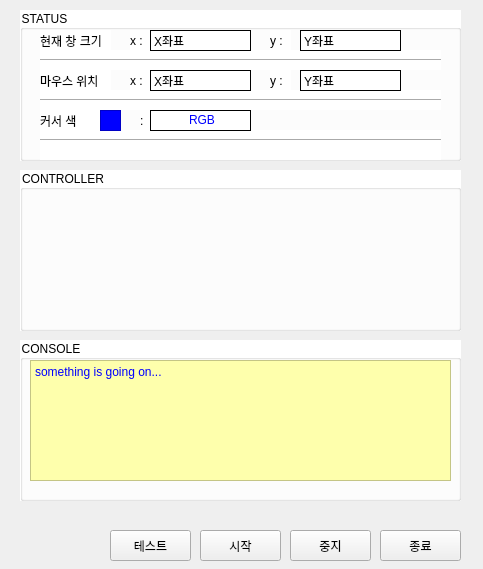
<?xml version="1.0" encoding="UTF-8"?>
<ui version="4.0">
 <class>MainWindow</class>
 <widget class="QMainWindow" name="MainWindow">
  <property name="geometry">
   <rect>
    <x>0</x>
    <y>0</y>
    <width>483</width>
    <height>569</height>
   </rect>
  </property>
  <property name="windowTitle">
   <string>MainWindow</string>
  </property>
  <widget class="QWidget" name="centralwidget">
   <widget class="QPushButton" name="startBtn">
    <property name="geometry">
     <rect>
      <x>200</x>
      <y>530</y>
      <width>81</width>
      <height>31</height>
     </rect>
    </property>
    <property name="text">
     <string>시작</string>
    </property>
   </widget>
   <widget class="QGroupBox" name="groupBox">
    <property name="geometry">
     <rect>
      <x>20</x>
      <y>10</y>
      <width>441</width>
      <height>151</height>
     </rect>
    </property>
    <property name="styleSheet">
     <string notr="true">background-color:rgba(255,255,255,1)</string>
    </property>
    <property name="title">
     <string>STATUS</string>
    </property>
    <widget class="QLabel" name="label_curWindowSize">
     <property name="geometry">
      <rect>
       <x>20</x>
       <y>20</y>
       <width>71</width>
       <height>21</height>
      </rect>
     </property>
     <property name="text">
      <string>현재 창 크기</string>
     </property>
    </widget>
    <widget class="QLabel" name="_">
     <property name="geometry">
      <rect>
       <x>110</x>
       <y>20</y>
       <width>21</width>
       <height>21</height>
      </rect>
     </property>
     <property name="text">
      <string>x :</string>
     </property>
    </widget>
    <widget class="QLabel" name="windowY_label">
     <property name="geometry">
      <rect>
       <x>250</x>
       <y>20</y>
       <width>21</width>
       <height>21</height>
      </rect>
     </property>
     <property name="text">
      <string>y :</string>
     </property>
    </widget>
    <widget class="Line" name="line">
     <property name="geometry">
      <rect>
       <x>20</x>
       <y>40</y>
       <width>401</width>
       <height>20</height>
      </rect>
     </property>
     <property name="orientation">
      <enum>Qt::Horizontal</enum>
     </property>
    </widget>
    <widget class="QLabel" name="windowX">
     <property name="geometry">
      <rect>
       <x>130</x>
       <y>20</y>
       <width>101</width>
       <height>21</height>
      </rect>
     </property>
     <property name="toolTip">
      <string>&lt;html&gt;&lt;head/&gt;&lt;body&gt;&lt;p align=&quot;center&quot;&gt;&lt;br/&gt;&lt;/p&gt;&lt;/body&gt;&lt;/html&gt;</string>
     </property>
     <property name="styleSheet">
      <string notr="true">border: 1px solid black; </string>
     </property>
     <property name="text">
      <string>X좌표</string>
     </property>
    </widget>
    <widget class="QLabel" name="windowY">
     <property name="geometry">
      <rect>
       <x>280</x>
       <y>20</y>
       <width>101</width>
       <height>21</height>
      </rect>
     </property>
     <property name="styleSheet">
      <string notr="true">border: 1px solid black; </string>
     </property>
     <property name="text">
      <string>Y좌표</string>
     </property>
    </widget>
    <widget class="Line" name="line_2">
     <property name="geometry">
      <rect>
       <x>20</x>
       <y>80</y>
       <width>401</width>
       <height>20</height>
      </rect>
     </property>
     <property name="orientation">
      <enum>Qt::Horizontal</enum>
     </property>
    </widget>
    <widget class="QLabel" name="label_6">
     <property name="geometry">
      <rect>
       <x>20</x>
       <y>60</y>
       <width>71</width>
       <height>21</height>
      </rect>
     </property>
     <property name="text">
      <string>마우스 위치</string>
     </property>
    </widget>
    <widget class="QLabel" name="mouseX">
     <property name="geometry">
      <rect>
       <x>110</x>
       <y>60</y>
       <width>21</width>
       <height>21</height>
      </rect>
     </property>
     <property name="text">
      <string>x :</string>
     </property>
    </widget>
    <widget class="QLabel" name="mouseXPos">
     <property name="geometry">
      <rect>
       <x>130</x>
       <y>60</y>
       <width>101</width>
       <height>21</height>
      </rect>
     </property>
     <property name="toolTip">
      <string>&lt;html&gt;&lt;head/&gt;&lt;body&gt;&lt;p align=&quot;center&quot;&gt;&lt;br/&gt;&lt;/p&gt;&lt;/body&gt;&lt;/html&gt;</string>
     </property>
     <property name="styleSheet">
      <string notr="true">border: 1px solid black; </string>
     </property>
     <property name="text">
      <string>X좌표</string>
     </property>
    </widget>
    <widget class="QLabel" name="mouseYPos">
     <property name="geometry">
      <rect>
       <x>280</x>
       <y>60</y>
       <width>101</width>
       <height>21</height>
      </rect>
     </property>
     <property name="styleSheet">
      <string notr="true">border: 1px solid black; </string>
     </property>
     <property name="text">
      <string>Y좌표</string>
     </property>
    </widget>
    <widget class="QLabel" name="mouseY">
     <property name="geometry">
      <rect>
       <x>250</x>
       <y>60</y>
       <width>21</width>
       <height>21</height>
      </rect>
     </property>
     <property name="text">
      <string>y :</string>
     </property>
    </widget>
    <widget class="Line" name="line_3">
     <property name="geometry">
      <rect>
       <x>20</x>
       <y>130</y>
       <width>401</width>
       <height>20</height>
      </rect>
     </property>
     <property name="orientation">
      <enum>Qt::Horizontal</enum>
     </property>
    </widget>
    <widget class="QLabel" name="label_11">
     <property name="geometry">
      <rect>
       <x>20</x>
       <y>110</y>
       <width>71</width>
       <height>21</height>
      </rect>
     </property>
     <property name="text">
      <string>커서 색</string>
     </property>
    </widget>
    <widget class="Line" name="line_4">
     <property name="geometry">
      <rect>
       <x>20</x>
       <y>120</y>
       <width>401</width>
       <height>20</height>
      </rect>
     </property>
     <property name="orientation">
      <enum>Qt::Horizontal</enum>
     </property>
    </widget>
    <widget class="QLabel" name="label_12">
     <property name="geometry">
      <rect>
       <x>20</x>
       <y>100</y>
       <width>71</width>
       <height>21</height>
      </rect>
     </property>
     <property name="text">
      <string>커서 색</string>
     </property>
    </widget>
    <widget class="QFrame" name="cursorColorBox">
     <property name="geometry">
      <rect>
       <x>80</x>
       <y>100</y>
       <width>21</width>
       <height>21</height>
      </rect>
     </property>
     <property name="styleSheet">
      <string notr="true">background-color: blue;</string>
     </property>
     <property name="frameShape">
      <enum>QFrame::StyledPanel</enum>
     </property>
     <property name="frameShadow">
      <enum>QFrame::Raised</enum>
     </property>
    </widget>
    <widget class="QLabel" name="label_13">
     <property name="geometry">
      <rect>
       <x>120</x>
       <y>100</y>
       <width>31</width>
       <height>21</height>
      </rect>
     </property>
     <property name="text">
      <string>:</string>
     </property>
    </widget>
    <widget class="QLabel" name="cursorColorCode">
     <property name="geometry">
      <rect>
       <x>130</x>
       <y>100</y>
       <width>101</width>
       <height>21</height>
      </rect>
     </property>
     <property name="toolTip">
      <string>&lt;html&gt;&lt;head/&gt;&lt;body&gt;&lt;p align=&quot;center&quot;&gt;&lt;br/&gt;&lt;/p&gt;&lt;/body&gt;&lt;/html&gt;</string>
     </property>
     <property name="styleSheet">
      <string notr="true">border: 1px solid black; 
text-align: center;
color:blue;</string>
     </property>
     <property name="text">
      <string>&lt;html&gt;&lt;head/&gt;&lt;body&gt;&lt;p align=&quot;center&quot;&gt;RGB&lt;/p&gt;&lt;/body&gt;&lt;/html&gt;</string>
     </property>
    </widget>
   </widget>
   <widget class="QGroupBox" name="groupBox_2">
    <property name="geometry">
     <rect>
      <x>20</x>
      <y>170</y>
      <width>441</width>
      <height>161</height>
     </rect>
    </property>
    <property name="styleSheet">
     <string notr="true">background-color:rgba(255,255,255,1)</string>
    </property>
    <property name="title">
     <string>CONTROLLER</string>
    </property>
   </widget>
   <widget class="QGroupBox" name="groupBox_3">
    <property name="geometry">
     <rect>
      <x>20</x>
      <y>340</y>
      <width>441</width>
      <height>161</height>
     </rect>
    </property>
    <property name="styleSheet">
     <string notr="true">background-color:rgba(255,255,255,1)</string>
    </property>
    <property name="title">
     <string>CONSOLE</string>
    </property>
    <widget class="QTextBrowser" name="console">
     <property name="geometry">
      <rect>
       <x>10</x>
       <y>20</y>
       <width>421</width>
       <height>121</height>
      </rect>
     </property>
     <property name="styleSheet">
      <string notr="true">background-color: rgb(254, 255, 172);
color: blue;</string>
     </property>
     <property name="html">
      <string>&lt;!DOCTYPE HTML PUBLIC &quot;-//W3C//DTD HTML 4.0//EN&quot; &quot;http://www.w3.org/TR/REC-html40/strict.dtd&quot;&gt;
&lt;html&gt;&lt;head&gt;&lt;meta name=&quot;qrichtext&quot; content=&quot;1&quot; /&gt;&lt;style type=&quot;text/css&quot;&gt;
p, li { white-space: pre-wrap; }
&lt;/style&gt;&lt;/head&gt;&lt;body style=&quot; font-family:'Gulim'; font-size:9pt; font-weight:400; font-style:normal;&quot;&gt;
&lt;p style=&quot; margin-top:0px; margin-bottom:0px; margin-left:0px; margin-right:0px; -qt-block-indent:0; text-indent:0px;&quot;&gt;something is going on...&lt;/p&gt;&lt;/body&gt;&lt;/html&gt;</string>
     </property>
    </widget>
   </widget>
   <widget class="QPushButton" name="stopBtn">
    <property name="geometry">
     <rect>
      <x>290</x>
      <y>530</y>
      <width>81</width>
      <height>31</height>
     </rect>
    </property>
    <property name="text">
     <string>중지</string>
    </property>
   </widget>
   <widget class="QPushButton" name="endBtn">
    <property name="geometry">
     <rect>
      <x>380</x>
      <y>530</y>
      <width>81</width>
      <height>31</height>
     </rect>
    </property>
    <property name="text">
     <string>종료</string>
    </property>
   </widget>
   <widget class="QPushButton" name="testBtn">
    <property name="geometry">
     <rect>
      <x>110</x>
      <y>530</y>
      <width>81</width>
      <height>31</height>
     </rect>
    </property>
    <property name="text">
     <string>테스트</string>
    </property>
   </widget>
  </widget>
  <action name="actionfishing">
   <property name="text">
    <string>fishing</string>
   </property>
  </action>
  <action name="actionherbs">
   <property name="text">
    <string>herbs</string>
   </property>
  </action>
  <action name="actionfishing_2">
   <property name="text">
    <string>fishing</string>
   </property>
  </action>
  <action name="actionherbing">
   <property name="text">
    <string>herbing</string>
   </property>
  </action>
 </widget>
 <resources/>
 <connections/>
</ui>
